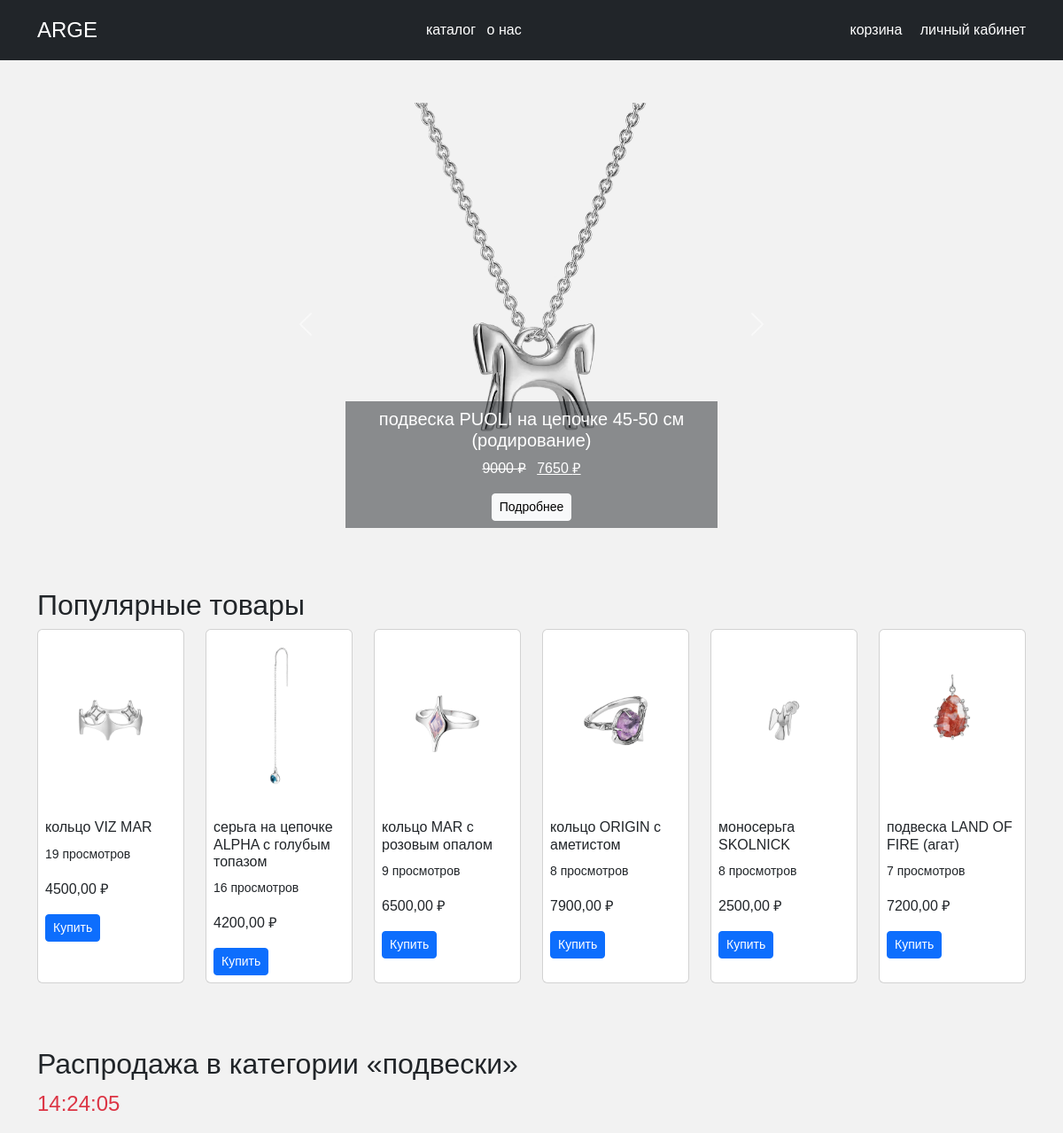
The app's page / (upper part), older data.
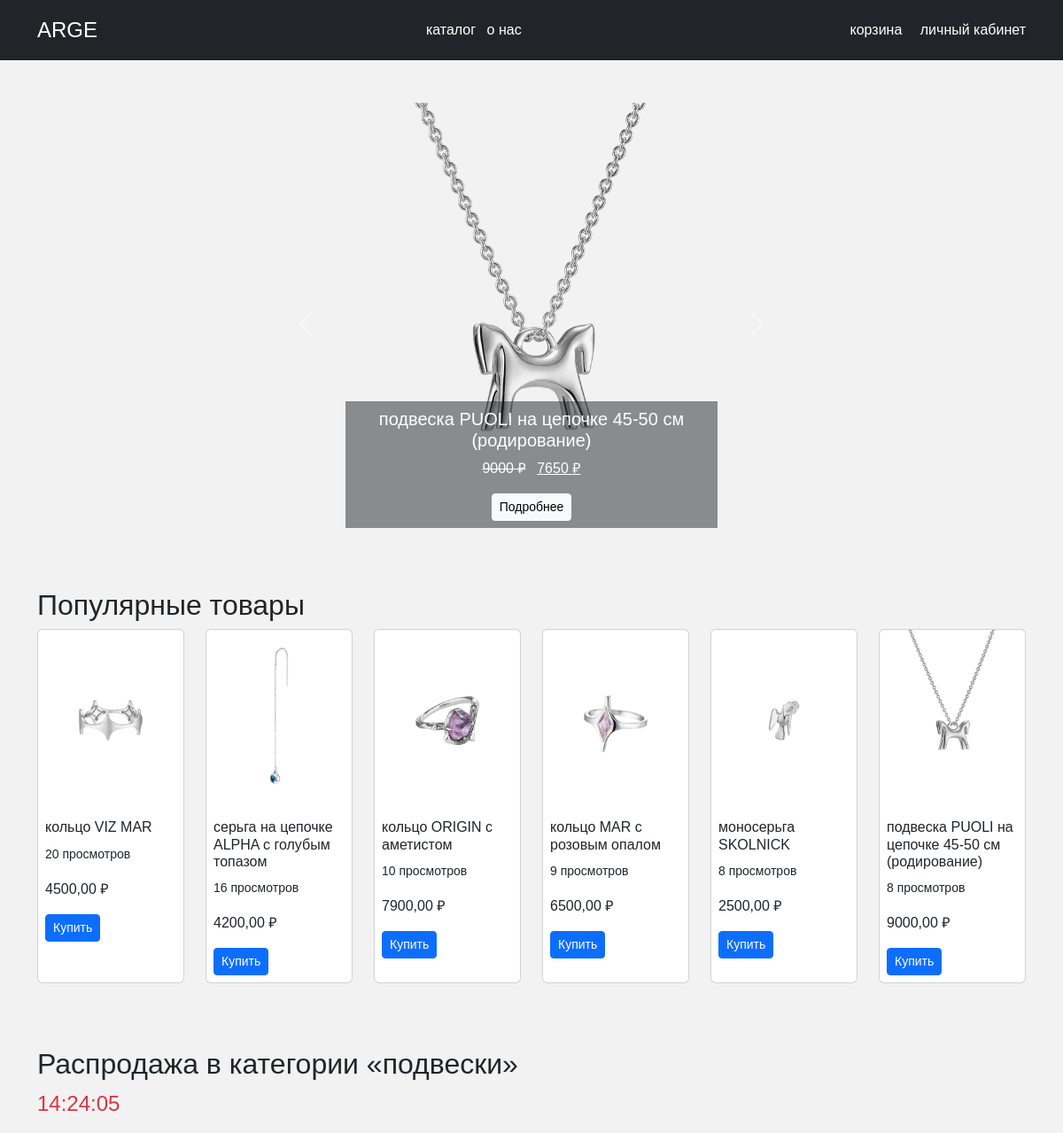
The same page, newer data.
### members/models.py (models this page shows, shortened)
class Product(models.Model):
    name = models.CharField(max_length=255)
    description = models.TextField()
    price = models.DecimalField(max_digits=10, decimal_places=2)
    category = models.ForeignKey(Category, related_name='products', on_delete=models.CASCADE)
    status = models.CharField(max_length=50, default='available')
    view_count = models.PositiveIntegerField(default=0, verbose_name="Просмотров")
    created_at = models.DateTimeField(default=timezone.now, verbose_name="Дата добавления")
    objects = models.Manager()
    available = AvailableProductsManager()
    class Meta:
        ordering = ['-price']
    class Meta:
        verbose_name = "Товар"
        verbose_name_plural = "Товары"
    @property
    def discounted_price(self):
        now = timezone.now()
        event = SaleEvent.objects.filter(
            category=self.category,
            end_time__gt=now
        ).first()
        if not event:
            return None
        return self.price * (100 - event.discount) / 100

class ProductImg(models.Model):
    product = models.ForeignKey(Product, related_name='images', on_delete=models.CASCADE)
    img = models.ImageField(upload_to='product_images/', null=True, blank=True)
    class Meta:
        verbose_name = "Фото товара"
        verbose_name_plural = "Фото товаров"

class Category(models.Model):
    name = models.CharField(max_length=255)
    description = models.TextField()
    class Meta:
        verbose_name = "Категория"
        verbose_name_plural = "Категории"

class SaleEvent(models.Model):
    category = models.ForeignKey(Category, on_delete=models.CASCADE, verbose_name="Категория распродажи")
    discount = models.PositiveIntegerField(verbose_name="Скидка, %")
    end_time = models.DateTimeField(verbose_name="Конец акции")
    class Meta:
        verbose_name = "Событие распродажи"
        verbose_name_plural = "События распродаж"

### members/views.py (the view)
# urls.py: 2. Add a URL to urlpatterns:  path('', views.home, name='home')
def home(request):
    latest_products = Product.objects.filter(status='available').order_by('-created_at')[:5]
    popular_products = Product.objects.filter(status='available').order_by('-view_count')[:6]
    sale_event = SaleEvent.objects.filter(end_time__gt=timezone.now()).first()
    sale_products = []
    if sale_event:
        for p in Product.objects.filter(category=sale_event.category, status='available'):
            discount_price = p.price * (100 - sale_event.discount) / 100
            sale_products.append({
                'product': p,
                'old_price': p.price,
                'new_price': f"{discount_price:.2f}",
            })
    return render(request, 'home.html', {
        'latest_products': latest_products,
        'popular_products': popular_products,
        'sale_event': sale_event,
        'sale_products': sale_products,
    })

### templates/home.html (shortened to what this page needs)
{% extends "base.html" %}
{% load static %}
{% block content %}
 <div id="mainCarousel" class="carousel slide mb-5" data-bs-ride="carousel">
    <div class="carousel-inner">
        {% for p in latest_products %}
            <div class="carousel-item{% if forloop.first %} active{% endif %}">
                {% if p.images.first %}
                    <img src="{{ p.images.first.img.url }}" class="d-block w-100" alt="{{ p.name }}">
                {% else %}
                    <img src="https://via.placeholder.com/900x400" class="d-block w-100">
                {% endif %}
                <div class="carousel-caption bg-dark bg-opacity-50 p-2">
                    <h5>{{ p.name }}</h5>
                    {% if p.discounted_price %}
                        <p>
                            <del>{{ p.price|floatformat:0 }} ₽</del>
                            <ins class="ms-2">{{ p.discounted_price|floatformat:0 }} ₽</ins>
                        </p>
                    {% else %}
                        <p>{{ p.price|floatformat:0 }} ₽</p>
                    {% endif %}
                    <a href="{% url 'product_detail' p.id %}" class="btn btn-sm btn-light">Подробнее</a>
                </div>
            </div>
        {% endfor %}
    </div>
    <button class="carousel-control-prev" type="button" data-bs-target="#mainCarousel" data-bs-slide="prev">
        <span class="carousel-control-prev-icon"></span>
    </button>
    <button class="carousel-control-next" type="button" data-bs-target="#mainCarousel" data-bs-slide="next">
        <span class="carousel-control-next-icon"></span>
    </button>
 </div>
<section class="mb-5">
    <h2>Популярные товары</h2>
    <div class="row">
        {% for p in popular_products %}
            <div class="col-6 col-md-4 col-lg-2 mb-4">
                <div class="card h-100">
                    {% if p.images.first %}
                        <img src="{{ p.images.first.img.url }}" class="card-img-top" alt="{{ p.name }}">
                    {% endif %}
                    <div class="card-body p-2">
                        <h6 class="card-title">{{ p.name }}</h6>
                        <p class="card-text"><small>{{ p.view_count }} просмотров</small></p>
                        <p class="card-text">{{ p.price }} ₽</p>
                        <a href="{% url 'product_detail' p.id %}" class="btn btn-sm btn-primary">Купить</a>
                    </div>
                </div>
            </div>
        {% endfor %}
    </div>
</section>
{% if sale_event %}
    <section class="mb-5">
        <h2>Распродажа в категории «{{ sale_event.category.name }}»</h2>
        <div id="sale-timer" data-end="{{ sale_event.end_time|date:"c" }}" class="fs-4 text-danger mb-3"></div>
    </section>
{% endif %}
{% endblock %}

Row changes from the older to the newer data that the page shows:
no longer on this page (row unchanged): Product: images.first.img (picture), name "подвеска LAND OF FIRE (агат)", view_count "7", price "7200,00", shown under "Популярные товары"
now on one of the page's lists (row edited): Product: name "подвеска PUOLI на цепочке 45-50 см (родирование)", view_count "8", price "9000,00"
changed Product "кольцо VIZ MAR": view_count "19" → "20"
changed Product "кольцо ORIGIN с аметистом": view_count "8" → "10"; moves up the list
